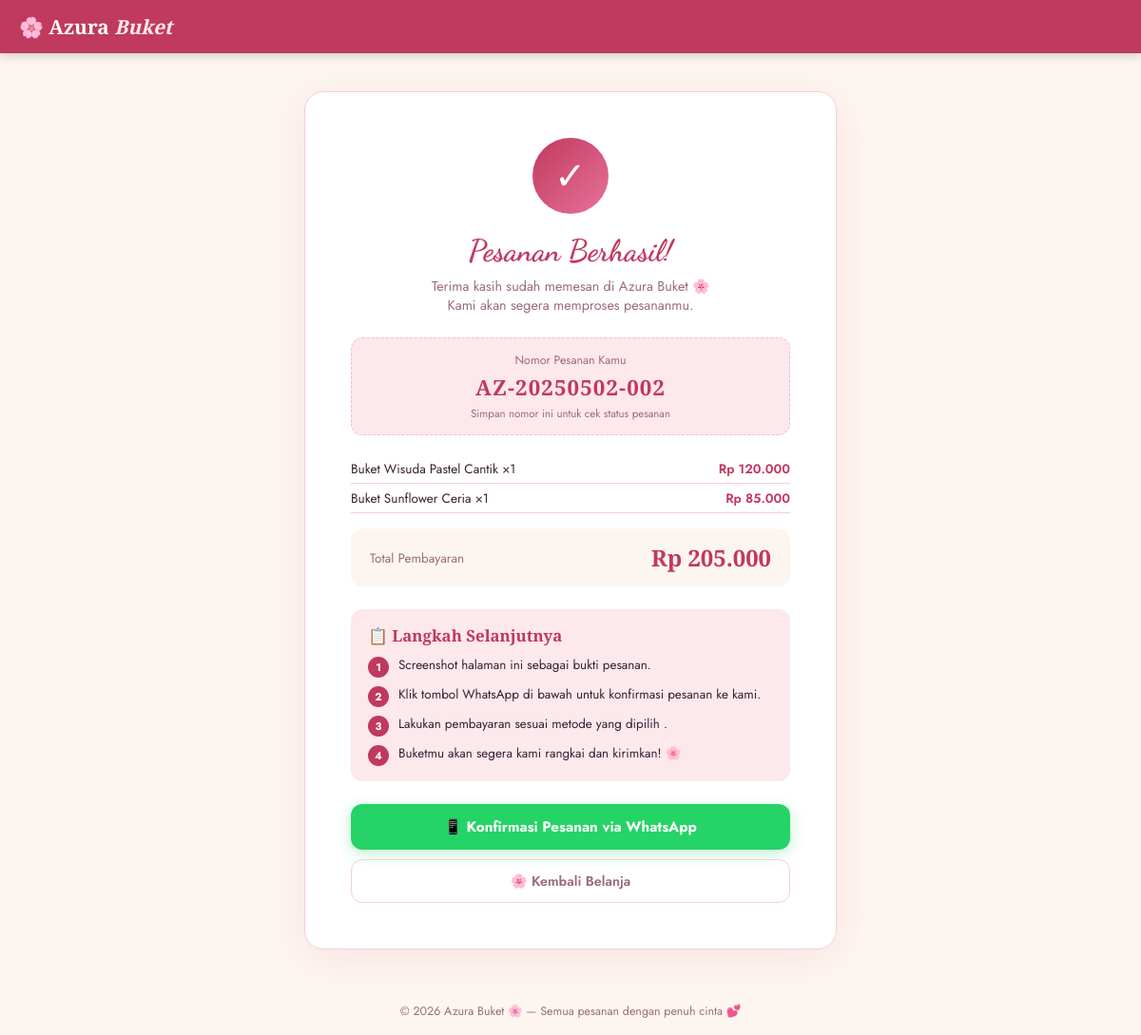
Page /pesanan_sukses.php?no=AZ-20250502-002 on the committed database.
### tables this page shows
CREATE TABLE IF NOT EXISTS `detail_pesanan` (
  `id`          INT AUTO_INCREMENT PRIMARY KEY,
  `no_pesanan`  VARCHAR(50) NOT NULL,
  `id_produk`   INT NOT NULL,
  `nama_produk` VARCHAR(200) NOT NULL,
  `harga`       INT NOT NULL DEFAULT 0,
  `jumlah`      INT NOT NULL DEFAULT 1,
  `subtotal`    INT NOT NULL DEFAULT 0,
  FOREIGN KEY (`no_pesanan`) REFERENCES `pesanan`(`no_pesanan`) ON DELETE CASCADE,
  FOREIGN KEY (`id_produk`)  REFERENCES `produk`(`id`) ON DELETE CASCADE
);

### pesanan_sukses.php (the view, shortened to what this page needs)
<!DOCTYPE html>
<html lang="id">
<head>
</head>
<body>
<?php
$no_pesanan = htmlspecialchars($_GET['no']     ?? 'AZ-XXXXXX');
$total      = (int)($_GET['total']             ?? 0);
$nama       = htmlspecialchars($_GET['nama']   ?? '');
$metode     = htmlspecialchars($_GET['metode'] ?? '');
$host = "localhost"; $user = "root"; $pass = ""; $db = "azura_buket";
$conn = @mysqli_connect($host, $user, $pass, $db);
$pesanan    = null;
$detail     = [];
if ($conn) {
    $no_e = mysqli_real_escape_string($conn, $no_pesanan);
    $q = mysqli_query($conn, "SELECT * FROM pesanan WHERE no_pesanan='$no_e'");
    if ($q) $pesanan = mysqli_fetch_assoc($q);
    $d = mysqli_query($conn, "SELECT * FROM detail_pesanan WHERE no_pesanan='$no_e'");
    if ($d) while ($row = mysqli_fetch_assoc($d)) $detail[] = $row;
    if (!$total && !empty($detail)) {
        $total = array_sum(array_column($detail, 'subtotal'));
    }
}
$wa_no = '6281234567890';
$items_text = '';
foreach ($detail as $d) {
    $items_text .= "%0A• {$d['nama_produk']} x{$d['jumlah']} = Rp " . number_format($d['subtotal'],0,',','.');
}
$wa_msg = "Halo Azura Buket 🌸%0A%0A"
        . "Saya baru saja melakukan pesanan:%0A"
        . "No. Pesanan: *{$no_pesanan}*%0A"
        . "Nama: " . ($pesanan['nama'] ?? $nama) . "%0A"
        . "Total: Rp " . number_format($total,0,',','.')
        . "%0AProduk:{$items_text}%0A%0A"
        . "Mohon konfirmasi pesanan saya. Terima kasih! 💕";
?>
<nav class="navbar">
    <a href="index.php" class="navbar-brand">🌸 Azura <em style="color:#fde8ec;font-style:italic">Buket</em></a>
</nav>
<div class="main">
    <div class="sukses-card">
        <div class="check-wrap">
            <span class="check-icon">✓</span>
        </div>
        <h2 class="sukses-title">Pesanan Berhasil!</h2>
        <p class="sukses-sub">Terima kasih sudah memesan di Azura Buket 🌸<br>Kami akan segera memproses pesananmu.</p>
        <div class="no-pesanan-box">
            <div class="no-pesanan-label">Nomor Pesanan Kamu</div>
            <div class="no-pesanan-val"><?= $no_pesanan ?></div>
            <div style="font-size:.72rem;color:var(--muted);margin-top:4px">Simpan nomor ini untuk cek status pesanan</div>
        </div>
        <?php if (!empty($detail)): ?>
        <div style="text-align:left;margin-bottom:16px">
            <?php foreach ($detail as $d): ?>
            <div style="display:flex;justify-content:space-between;font-size:.85rem;padding:5px 0;border-bottom:1px solid var(--border)">
                <span><?= htmlspecialchars($d['nama_produk']) ?> ×<?= $d['jumlah'] ?></span>
                <span style="font-weight:600;color:var(--brand)">Rp <?= number_format($d['subtotal'],0,',','.') ?></span>
            </div>
            <?php endforeach; ?>
        </div>
        <?php endif; ?>
        <?php if ($total): ?>
        <div class="total-box">
            <span class="total-label">Total Pembayaran</span>
            <span class="total-val">Rp <?= number_format($total, 0, ',', '.') ?></span>
        </div>
        <?php endif; ?>
        <div class="next-steps">
            <h4>📋 Langkah Selanjutnya</h4>
            <div class="next-step-item">
                <div class="step-dot">1</div>
                <span>Screenshot halaman ini sebagai bukti pesanan.</span>
            </div>
            <div class="next-step-item">
                <div class="step-dot">2</div>
                <span>Klik tombol WhatsApp di bawah untuk konfirmasi pesanan ke kami.</span>
            </div>
            <div class="next-step-item">
                <div class="step-dot">3</div>
                <span>Lakukan pembayaran sesuai metode yang dipilih <?= $metode ? "(<strong>$metode</strong>)" : '' ?>.</span>
            </div>
            <div class="next-step-item">
                <div class="step-dot">4</div>
                <span>Buketmu akan segera kami rangkai dan kirimkan! 🌸</span>
            </div>
        </div>
        <a href="https://wa.me/<?= $wa_no ?>?text=<?= $wa_msg ?>" target="_blank" class="btn-wa">
            📱 Konfirmasi Pesanan via WhatsApp
        </a>
        <a href="index.php" class="btn-home">
            🌸 Kembali Belanja
        </a>
    </div>
</div>
<footer>
    &copy; <?= date('Y') ?> Azura Buket 🌸 — Semua pesanan dengan penuh cinta 💕
</footer>
</body>
</html>

### pesanan_sukses.php (style rules this page uses)
:root { --brand: #c0395e; --brand-dark: #8e1f3d; --brand-light:#e8729a; --accent: #f5c0cc; --accent2: #fde8ec; --bg: #fdf6f0; --text: #3a2030; --muted: #9b6b7e; --border: #f0d0da; }
* { box-sizing: border-box; margin: 0; padding: 0; }
body { font-family: 'Jost', sans-serif; background: var(--bg); color: var(--text); min-height: 100vh; display: flex; flex-direction: column; }
a { text-decoration: none; color: inherit; }
.navbar { background: var(--brand); padding: 0 20px; height: 56px; display: flex; align-items: center; box-shadow: 0 2px 10px rgba(0,0,0,.2); }
.navbar-brand { font-family: 'Cormorant Garamond', serif; font-weight: 700; font-size: 1.3rem; color: #fff; }
.main { flex: 1; display: flex; align-items: center; justify-content: center; padding: 40px 16px; }
.sukses-card { background: #fff; border-radius: 20px; border: 1px solid var(--border); padding: clamp(2rem,5vw,3rem); width: 100%; max-width: 560px; text-align: center; box-shadow: 0 8px 40px rgba(192,57,94,.1); }
.check-wrap { width: 80px; height: 80px; background: linear-gradient(135deg, var(--brand), var(--brand-light)); border-radius: 50%; display: flex; align-items: center; justify-content: center; margin: 0 auto 20px; animation: popIn .5s cubic-bezier(.34,1.56,.64,1); }
.check-icon { color: #fff; font-size: 2.5rem; animation: fadeIn .3s ease .3s both; }
.sukses-title { font-family: 'Dancing Script', cursive; font-size: 2rem; color: var(--brand); margin-bottom: 8px; }
.sukses-sub { font-size: .9rem; color: var(--muted); margin-bottom: 24px; }
.no-pesanan-box { background: var(--accent2); border: 1.5px dashed var(--accent); border-radius: 12px; padding: 14px 20px; margin-bottom: 20px; }
.no-pesanan-label { font-size: .78rem; color: var(--muted); margin-bottom: 4px; }
.no-pesanan-val { font-family: 'Cormorant Garamond', serif; font-size: 1.4rem; font-weight: 700; color: var(--brand); letter-spacing: .05em; }
.total-box { background: var(--bg); border-radius: 12px; padding: 14px 20px; margin-bottom: 24px; display: flex; justify-content: space-between; align-items: center; }
.total-label { font-size: .85rem; color: var(--muted); }
.total-val { font-family: 'Cormorant Garamond', serif; font-size: 1.5rem; font-weight: 700; color: var(--brand); }
.next-steps { text-align: left; background: var(--accent2); border-radius: 12px; padding: 16px 18px; margin-bottom: 24px; }
.next-steps h4 { font-family: 'Cormorant Garamond', serif; font-size: 1.05rem; font-weight: 600; color: var(--brand); margin-bottom: 10px; }
.next-step-item { display: flex; align-items: flex-start; gap: 10px; margin-bottom: 8px; font-size: .84rem; color: var(--text); }
.next-step-item:last-child { margin-bottom: 0; }
.step-dot { width: 22px; height: 22px; background: var(--brand); border-radius: 50%; color: #fff; font-size: .7rem; font-weight: 700; display: flex; align-items: center; justify-content: center; flex-shrink: 0; margin-top: 1px; }
.btn-wa { display: flex; align-items: center; justify-content: center; gap: 8px; width: 100%; background: #25d366; color: #fff; border: none; border-radius: 12px; padding: 13px; font-family: 'Jost', sans-serif; font-weight: 700; font-size: .95rem; cursor: pointer; text-decoration: none; margin-bottom: 10px; transition: all .25s; box-shadow: 0 4px 16px rgba(37,211,102,.3); }
.btn-home { display: flex; align-items: center; justify-content: center; gap: 8px; width: 100%; background: transparent; color: var(--muted); border: 1.5px solid var(--border); border-radius: 12px; padding: 12px; font-family: 'Jost', sans-serif; font-weight: 600; font-size: .9rem; cursor: pointer; text-decoration: none; transition: all .25s; }
footer { text-align: center; padding: 16px; font-size: .78rem; color: var(--muted); }

### rows in the picture
detail_pesanan: nama_produk "Buket Wisuda Pastel Cantik", jumlah "1", subtotal "120.000"
detail_pesanan: nama_produk "Buket Sunflower Ceria", jumlah "1", subtotal "85.000"

### other values in the picture
$no_pesanan "AZ-20250502-002"
$total "205.000"
